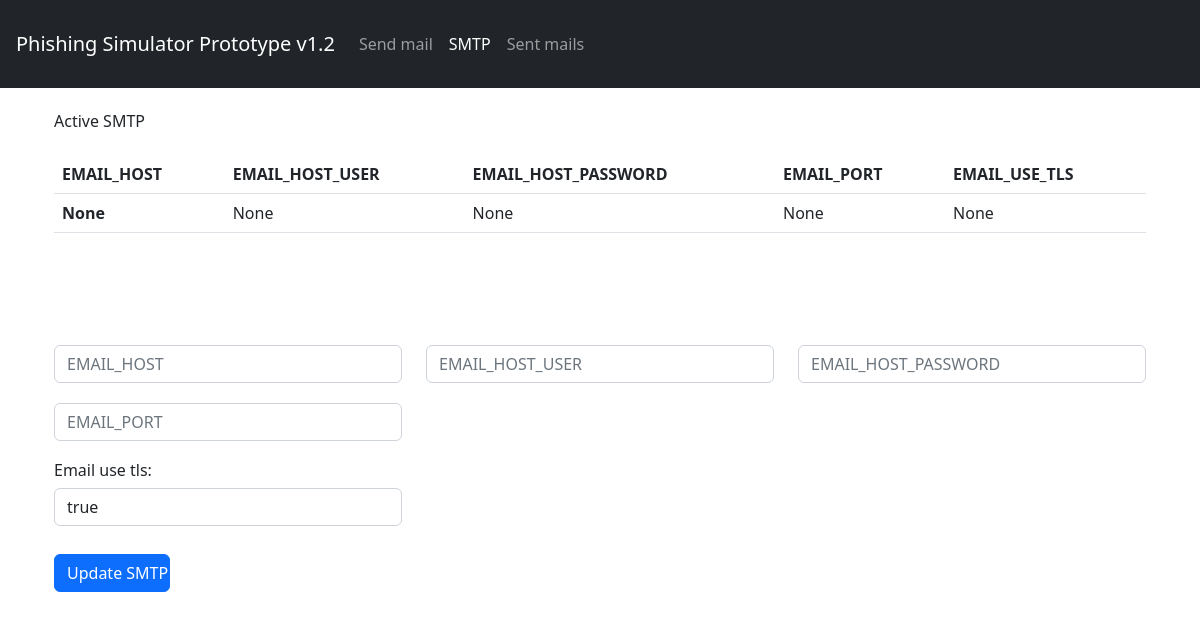
The app's page /add-smtp/, older data.
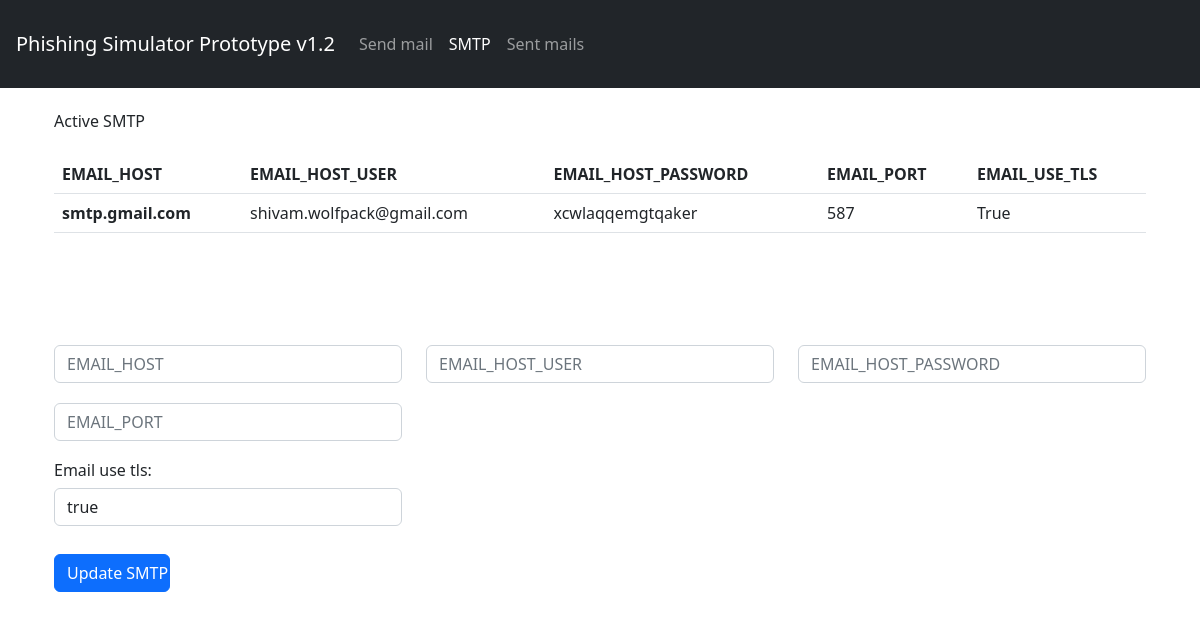
The same page, newer data.
### mailer/models.py (models this page shows, shortened)
class Backend(models.Model):
    email_host              = models.CharField(max_length=255, blank=True, null=True)
    email_host_user         = models.CharField(max_length=255, blank=True, null=True)
    email_host_password     = models.CharField(max_length=255, blank=True, null=True)
    email_port              = models.CharField(max_length=255, blank=True, null=True)
    email_use_tls           = models.BooleanField(default=False)

### mailer/views.py (the view)
# urls.py: path('add-smtp/', SenderAddView, name="add-sender-view"),
def SenderAddView(request):
    if request.method == "POST":
        form = AddSMTP(request.POST)
        if form.is_valid():
            try:
                email_host          = form.cleaned_data['email_host']
                email_host_user        = form.cleaned_data['email_host_user']
                email_host_password = form.cleaned_data['email_host_password']
                email_port          = form.cleaned_data['email_port']
                email_use_tls       = form.cleaned_data['email_use_tls']
                EMAIL_HOST = email_host.strip()
                EMAIL_HOST_USER = email_host_user.strip()
                EMAIL_HOST_PASSWORD = email_host_password.strip()
                EMAIL_PORT = int(email_port)
                bl = True
                if email_use_tls == 'true':
                    bl = True
                if email_use_tls == 'false':
                    bl = False
                Backend.objects.all().delete()
                Backend.objects.create(email_host=EMAIL_HOST, email_host_user=EMAIL_HOST_USER,
                                        email_host_password=EMAIL_HOST_PASSWORD, email_port=EMAIL_PORT,
                                        email_use_tls=bl)
                return render(request, 'response.html', {"response": "SMTP added successfuly"})
            except Exception as e:
                return render(request, 'response.html', {"response": e})
        else:
            return render(request, 'response.html', {"response": "Incorrect input format"})
    else:
        backend = Backend.objects.all()
        data = {}
        if len(backend) > 0:
            backend = backend[0]
            data = {'EMAIL_HOST': backend.email_host, 'EMAIL_HOST_USER': backend.email_host_user,
                    'EMAIL_HOST_PASSWORD': backend.email_host_password, 'EMAIL_PORT': backend.email_port,
                    'EMAIL_USE_TLS': backend.email_use_tls}
        else:
            data = {'EMAIL_HOST': None, 'EMAIL_HOST_USER': None,
                    'EMAIL_HOST_PASSWORD': None, 'EMAIL_PORT': None,
                    'EMAIL_USE_TLS': None}
        form = AddSMTP()
        return render(request, 'add-sender.html', {'form':form, 'data':data})

### mailer/forms.py
class AddSMTP(forms.Form):
    CHOICES = (
        ('true', 'true'),
        ('false', 'false')
    )
    email_host            = forms.CharField(required=True, widget=forms.TextInput(attrs={"placeholder":"EMAIL_HOST","class":"form-control",'style':'display:block; margin-bottom:20px'}))
    email_host_user       = forms.CharField(required=True, widget=forms.TextInput(attrs={"placeholder":"EMAIL_HOST_USER","class":"form-control",'style':'display:block; margin-bottom:4px'}))
    email_host_password   = forms.CharField(required=True, widget=forms.TextInput(attrs={"placeholder":"EMAIL_HOST_PASSWORD","class":"form-control",'style':'display:block; margin-bottom:4px'}))
    email_port            = forms.CharField(required=True, widget=forms.TextInput(attrs={"placeholder":"EMAIL_PORT","class":"form-control",'style':'display:block; margin-bottom:4px'}))
    email_use_tls         = forms.ChoiceField(required=True, choices=CHOICES, widget=forms.Select(attrs={"placeholder":"EMAIL_USE_TLS True/False","class":"form-control",'style':'display:block; margin-bottom:4px'}))

### templates/add-sender.html (shortened to what this page needs)
{% load static %}
{% include 'nav.html' %}
<div class="container p-4">
    <h6 class="mb-4">Active SMTP</h6>
    <section>
        <table class="table">
            <thead>
              <tr>
                <th scope="col">EMAIL_HOST</th>
                <th scope="col">EMAIL_HOST_USER</th>
                <th scope="col">EMAIL_HOST_PASSWORD</th>
                <th scope="col">EMAIL_PORT</th>
                <th scope="col">EMAIL_USE_TLS</th>
              </tr>
            </thead>
            <tbody>
              <tr>
                <th scope="row">{{ data.EMAIL_HOST }}</th>
                <td>{{ data.EMAIL_HOST_USER }}</td>
                <td>{{ data.EMAIL_HOST_PASSWORD }}</td>
                <td>{{ data.EMAIL_PORT }}</td>
                <td>{{ data.EMAIL_USE_TLS }}</td>
              </tr>
            </tbody>
        </table>
    </div>
<div class="container p-4">
<section>
<form method="POST" action="">
    <div class="row mb-3 mt-5">
        <div class="col-md-4 ">
            {{form.email_host}}
        </div>
        <div class="col-md-4 ">
                {{form.email_host_user}}
        </div>
        <div class="col-md-4 ">
                {{form.email_host_password}}
        </div>
        <div class="col-md-4 ">
            {{form.email_port}}
        </div>
    </div>
    <div class="row mb-2">
        <div class="col-md-4 ">
            <h6>
                {{form.email_use_tls.label}}:
            </h6>
            {{form.email_use_tls}}
    </div>
    </div>
    <div class="row  mt-4">
        <div class="col-md-4">
            <input class="btn btn-primary col-md-4" type="submit" name="submit" value="Update SMTP" >
        </div>
    </div>
</form>
</section>
</div>

Row changes from the older to the newer data that the page shows:
added Backend: EMAIL_HOST "smtp.gmail.com", EMAIL_HOST_USER "shivam.wolfpack@gmail.com", EMAIL_HOST_PASSWORD "xcwlaqqemgtqaker", EMAIL_PORT "587"
Text that changed along with them:
{{ data.EMAIL_USE_TLS }}: "None" → "True"
{{ data.EMAIL_HOST }}: "None" → (not shown)
{{ data.EMAIL_HOST_USER }}: "None" → (not shown)
{{ data.EMAIL_HOST_PASSWORD }}: "None" → (not shown)
{{ data.EMAIL_PORT }}: "None" → (not shown)
